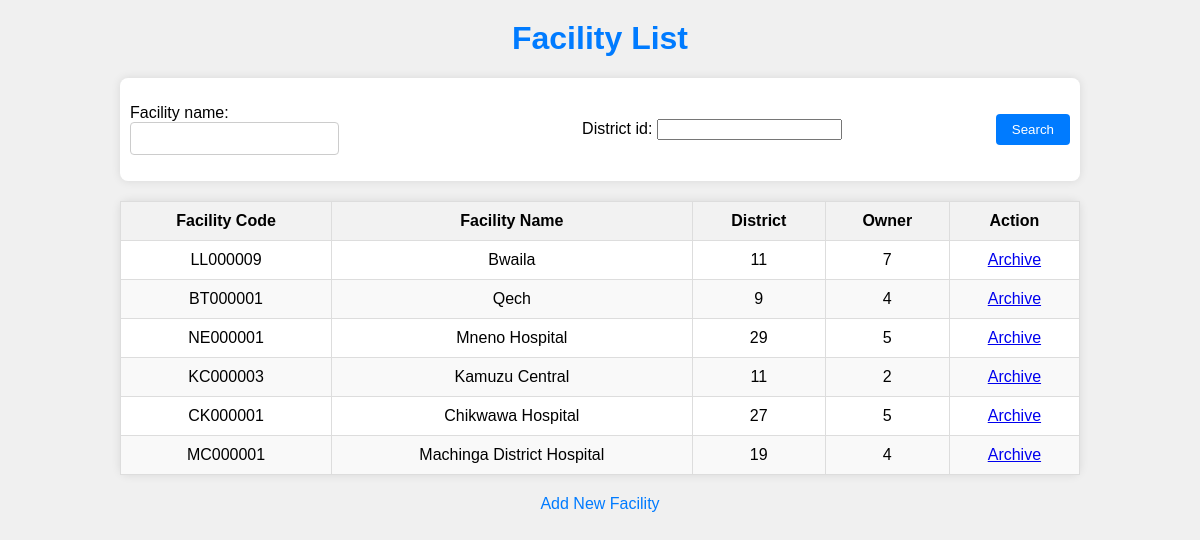
Page /facilities/ on the earlier database version.
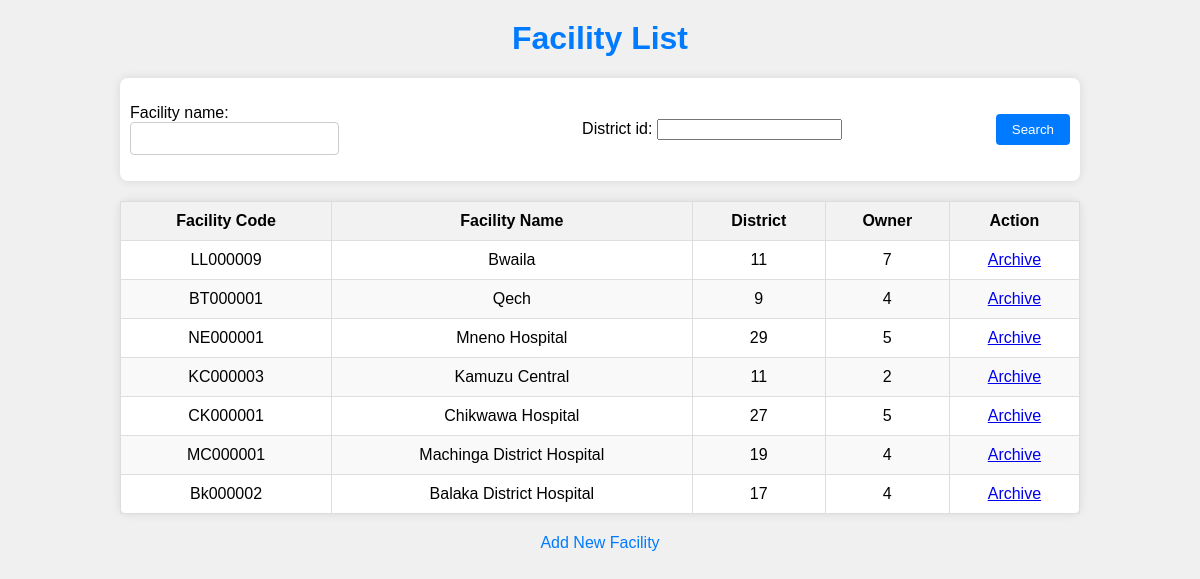
Same page on the later database version.
### facilities/models.py (models this page shows, shortened)
class Facility(models.Model):
    facility_code = models.CharField(max_length=50, unique=True)
    facility_name = models.CharField(max_length=255)
    district_id = models.PositiveIntegerField()
    owner_id = models.PositiveIntegerField()
    is_active = models.BooleanField(default=True)
    archived_at = models.DateTimeField(null=True, blank=True)

### facilities/views.py (the view)
# urls.py: path('', views.facility_list, name='facility_list'),
def facility_list(request):
    form = FacilitySearchForm(request.GET)
    facilities = Facility.objects.filter(is_active=True)
    if form.is_valid():
        if form.cleaned_data['facility_name']:
            facilities = facilities.filter(facility_name__icontains=form.cleaned_data['facility_name'])
        if form.cleaned_data['district_id']:
            facilities = facilities.filter(district_id=form.cleaned_data['district_id'])
    return render(request, 'facilities/facility_list.html', {'facilities': facilities, 'form': form})

### facilities/forms.py
class FacilitySearchForm(forms.Form):
    facility_name = forms.CharField(max_length=255, required=False)
    district_id = forms.IntegerField(required=False)

### facilities/templates/facilities/facility_list.html (shortened to what this page needs)
<!DOCTYPE html>
<html lang="en">
<head>
</head>
<body>
    <h1>Facility List</h1>
    <div class="form-container">
        <form method="get">
            {{ form.as_p }}
            <button type="submit">Search</button>
        </form>
    </div>
    <table>
        <thead>
            <tr>
                <th>Facility Code</th>
                <th>Facility Name</th>
                <th>District</th>
                <th>Owner</th>
                <th>Action</th>
            </tr>
        </thead>
        <tbody>
            {% for facility in facilities %}
            <tr>
                <td>{{ facility.facility_code }}</td>
                <td>{{ facility.facility_name }}</td>
                <td>{{ facility.district_id }}</td>
                <td>{{ facility.owner_id }}</td>
                <td>
                    <a href="{% url 'facility_archive' facility.id %}">Archive</a>
                </td>
            </tr>
            {% endfor %}
        </tbody>
    </table>
    <a href="{% url 'facility_create' %}" class="add-facility-link">Add New Facility</a>
</body>
</html>

Differences in the rows shown:
added Facility: facility_code "Bk000002", facility_name "Balaka District Hospital", district_id "17", owner_id "4"
